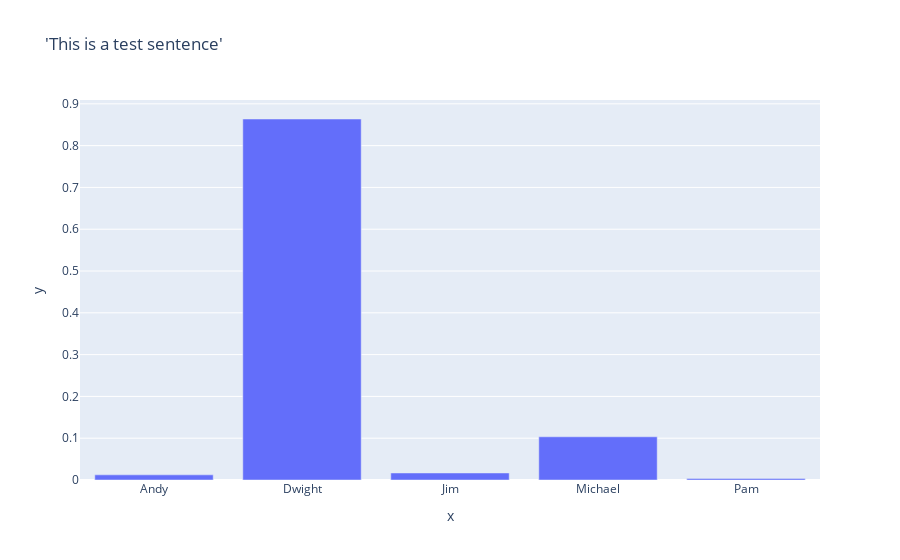

Source (notebook cell):
### Code cell
test_sample_str = "This is a test sentence"
test_sample = tokenizer.encode(test_sample_str, truncation=True, padding=True, return_tensors='pt')
test_sample = test_sample.to(device)
output = model(test_sample)
# visualize
import plotly.express as px
output = torch.softmax(output.logits, dim=1)
output = output.detach().cpu().numpy()
px.bar(x=the_real_speaker_list, y=output[0], title=f"'{test_sample_str}'")

### Figure 1 — Plotly figure (JSON) as saved in the notebook; plotly's stock layout.template omitted (floating-point values rounded to 4 significant figures)
{"data": [{"alignmentgroup": "True", "hovertemplate": "x=%{x}<br>y=%{y}<extra></extra>", "legendgroup": "", "marker": {"color": "#636efa", "pattern": {"shape": ""}}, "name": "", "offsetgroup": "", "orientation": "v", "showlegend": false, "textposition": "auto", "type": "bar", "x": ["Andy", "Dwight", "Jim", "Michael", "Pam"], "xaxis": "x", "y": [0.01232, 0.8637, 0.01681, 0.1034, 0.003744], "yaxis": "y"}], "layout": {"barmode": "relative", "legend": {"tracegroupgap": 0}, "title": {"text": "'This is a test sentence'"}, "xaxis": {"anchor": "y", "domain": [0, 1], "title": {"text": "x"}}, "yaxis": {"anchor": "x", "domain": [0, 1], "title": {"text": "y"}}}}
